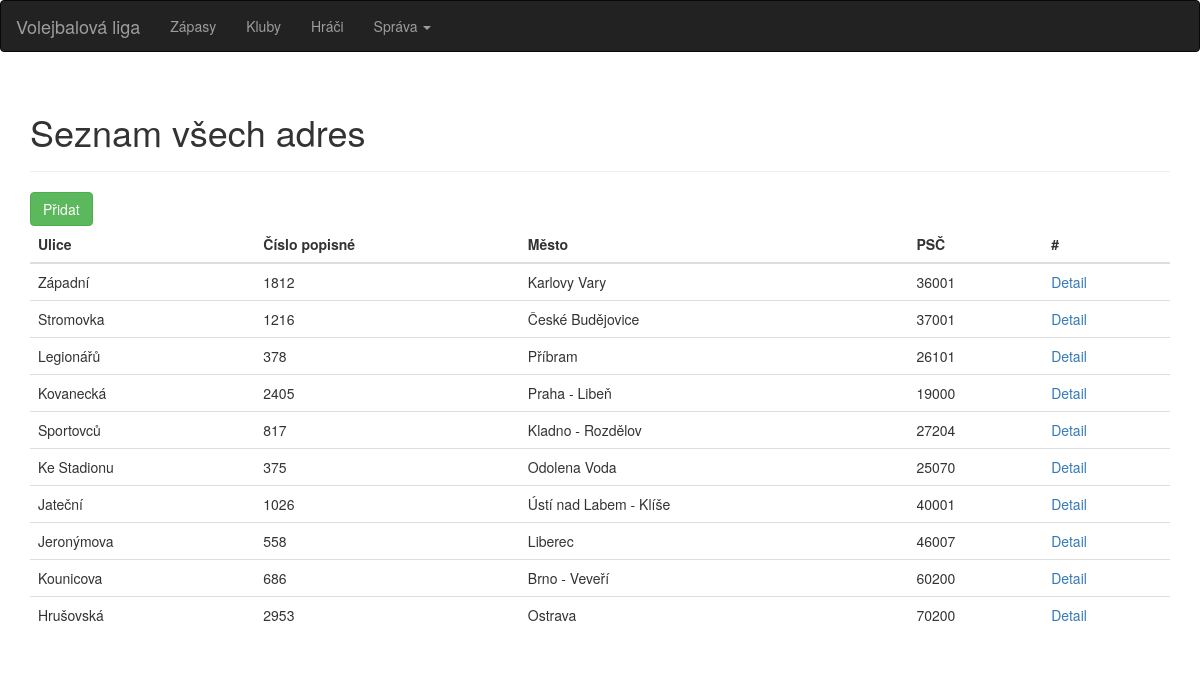
Page /adresa/ on the committed database.
### volejbal/models.py (models this page shows, shortened)
class Adresa(models.Model):
    mesto = models.CharField(max_length=50)
    smerovaci_cislo = models.IntegerField()
    ulice = models.CharField(max_length=50)
    cislo_popisne = models.IntegerField()

### volejbal/views.py (the view)
# urls.py: path('adresa/', volejbal.views.seznam_adres, name='seznam_adres'),
def seznam_adres(request):
    try:
        a = Adresa.objects.all()
    except Adresa.DoesNotExist:
        raise Http404("Adresa does not exist")
    return render(request, 'seznam_adres.html', {'adresy': a})

### templates/seznam_adres.html
{% extends "base.html" %}
{% block content %}
<div class="container">
<div class="page-header">
            <h1>Seznam všech adres</h1>
        </div>
<a href="{% url 'adresa_add'%}" class="btn btn-success" role="button">Přidat</a>
<table class="table table-hover">
    <thead>
      <tr>
          <th>Ulice</th>
          <th>Číslo popisné</th>
          <th>Město</th>
          <th>PSČ</th>
          <th>#</th>
      </tr>
    </thead>
    <tbody>
    {% for adresa in adresy %}
      <tr>
          <td>{{ adresa.ulice}}</td>
          <td>{{ adresa.cislo_popisne }}</td>
          <td>{{ adresa.mesto }}</td>
          <td>{{ adresa.smerovaci_cislo }}</td>
            <td><a href="{% url 'adresa_info' adresa.id %}"> Detail</a></td>
      </tr>
     {% endfor %}
    </tbody>
  </table>
</div>
{% endblock %}

### rows in the picture
Adresa: ulice "Západní", cislo_popisne "1812", mesto "Karlovy Vary", smerovaci_cislo "36001"
Adresa: ulice "Stromovka", cislo_popisne "1216", mesto "České Budějovice", smerovaci_cislo "37001"
Adresa: ulice "Legionářů", cislo_popisne "378", mesto "Příbram", smerovaci_cislo "26101"
Adresa: ulice "Kovanecká", cislo_popisne "2405", mesto "Praha - Libeň", smerovaci_cislo "19000"
Adresa: ulice "Sportovců", cislo_popisne "817", mesto "Kladno - Rozdělov", smerovaci_cislo "27204"
Adresa: ulice "Ke Stadionu", cislo_popisne "375", mesto "Odolena Voda", smerovaci_cislo "25070"
Adresa: ulice "Jateční", cislo_popisne "1026", mesto "Ústí nad Labem - Klíše", smerovaci_cislo "40001"
Adresa: ulice "Jeronýmova", cislo_popisne "558", mesto "Liberec", smerovaci_cislo "46007"
Adresa: ulice "Kounicova", cislo_popisne "686", mesto "Brno - Veveří", smerovaci_cislo "60200"
Adresa: ulice "Hrušovská", cislo_popisne "2953", mesto "Ostrava", smerovaci_cislo "70200"
